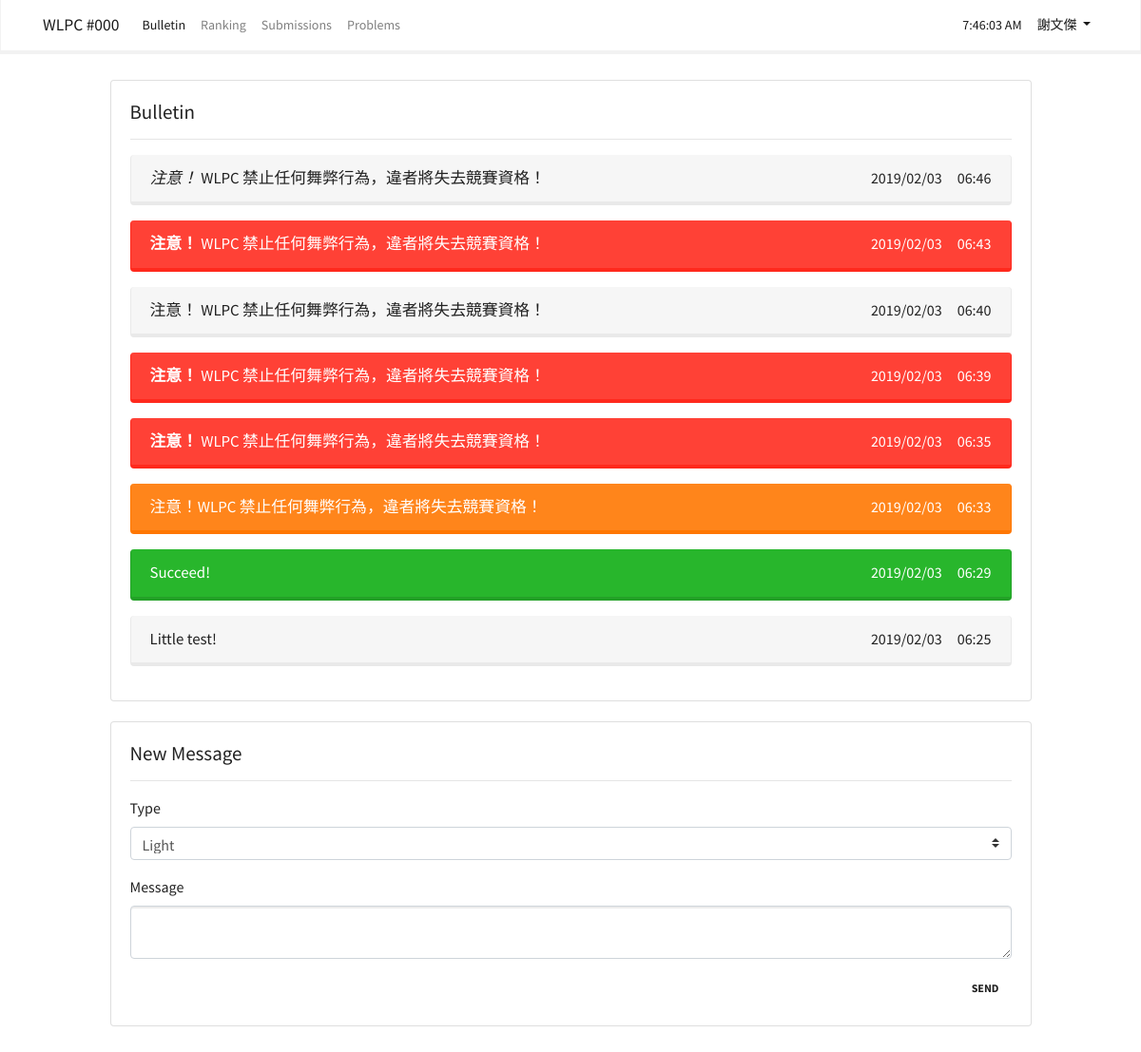
/bulletin (signed in), run on the app's committed database.
### app/models.py (models this page shows, shortened)
class User(UserMixin, db.Model):
    __tablename__ = 'users'
    id = db.Column(db.Integer, primary_key = True)
    email = db.Column(db.String(64), unique = True, index = True)
    username = db.Column(db.String(64), index = True)
    password_hash = db.Column(db.String(128))
    status = db.Column(db.Text)
    score = db.Column(db.Integer)
    @property
    def password(self):
        raise AttributeError('password is not a readable attribute')

class Message(db.Model):
    __tablename__ = 'messages'
    id = db.Column(db.Integer, primary_key = True)
    content = db.Column(db.Text(200))
    content_html = db.Column(db.Text)
    t = db.Column(db.String(20))
    create_time = db.Column(db.DateTime)

### app/main/views.py (the view, shortened to what this page needs)
@main.route('/bulletin', methods = ['GET', 'POST'])
def bulletin():
    form = MessgeForm()
    messages = Message.query.order_by(Message.create_time.desc()).all()
    return render_template('bulletin.html', current_time = datetime.utcnow(), form = form, messages = messages)

### app/main/forms.py (shortened to what this page needs)
class MessgeForm(FlaskForm):
    t = SelectField('Type', choices=[('light', 'Light'), ('primary', 'Primary'), ('success', 'Success'), ('warning', 'Warning'), ('danger', 'Danger')])
    content = TextAreaField('Message', validators=[DataRequired()])
    submit = SubmitField('Send')

### app/models.py (called while the page is built)
@login_manager.user_loader
def load_user(user_id):
    return User.query.get(int(user_id))

### app/templates/bulletin.html (shortened to what this page needs)
{% import "bootstrap/wtf.html" as wtf %}
{% extends "base.html" %}
{% block page_content %}
<div class="container" style="width: 90%">
    <div class="card">
        <div class="card-body">
            <h4 class="card-title">Bulletin</h4>
            <hr>
            {% for message in messages %}
            <div class="alert alert-{{ message.t }}">
                <span>{{ message.content_html | safe }}</span>
                <span class="float-right">{{ moment(message.create_time).format("YYYY/MM/DD　hh:mm") }}</span>
            </div>
            {% endfor %}
        </div>
    </div><br>
    {% if current_user.is_authenticated and current_user.id == 1 %}
    <div class="card">
        <div class="card-body">
            <h4 class="card-title">New Message</h4>
            <hr>
            <form method="POST">
                <div class="form-group">
                    {{ form.t.label }}{{ form.t(class = 'custom-select') }}
                </div>
                <div class="form-group">
                    {{ form.content.label }}{{ form.content(class = 'form-control') }}
                </div>
                {{ form.submit(class = 'btn float-right') }}
            </form>
        </div>
    </div><br>
    {% endif %}
</div>
{% endblock %}

### app/templates/base.html (shortened to what this page needs)
{% extends "bootstrap/base.html" %}
{% block styles %}
<link rel="stylesheet" href="{{ url_for('static', filename='bootstrap.css') }}">
{% endblock %}
{% block navbar %}
<nav class="navbar navbar-expand-lg navbar-light bg-light fixed-top">
    <div class="container">
        <a class="navbar-brand" href="/">{{ config['CONTEST'] }}</a>
        <div class="collapse navbar-collapse" id="navbarColor03">
            <ul class="navbar-nav mr-auto">
                <li class="nav-item {{ 'active' if request.path.startswith('/bulletin') }}">
                    <a class="nav-link" href="{{ url_for('main.bulletin') }}">Bulletin<span class="sr-only">(current)</span></a>
                </li>
                <li class="nav-item {{ 'active' if request.path.startswith('/ranking') }}">
                    <a class="nav-link" href="{{ url_for('main.ranking') }}">Ranking</a>
                </li>
                <li class="nav-item {{ 'active' if request.path.startswith('/submissions') }}">
                    <a class="nav-link" href="{{ url_for('submission.list') }}">Submissions</a>
                </li>
                <li class="nav-item {{ 'active' if request.path.startswith('/problems') }}">
                    <a class="nav-link" href="{{ url_for('problem.problems') }}">Problems</a>
                </li>
            </ul>
            <ul class="navbar-nav my-lg-0">
                <li class="nav-item active">
                    <a class="nav-link" id="time">{{ moment(current_time).format('LTS') }}</a>
                </li>
                <li class="nav-item dropdown active">
                    {% if current_user.is_authenticated %}
                    <a class="nav-link dropdown-toggle" data-toggle="dropdown" href="#" id="themes">{{
                        current_user.username }} </a>
                    {% endif %}
                </li>
            </ul>
        </div>
    </div>
</nav>
{% endblock %}
{% block content %}
<br>
<br>
<br>
<br>
<div class="container">
    {% block page_content %}{% endblock %}
</div><br><br>
{% endblock %}

### data on the page
User: username "謝文傑"
Message: content_html "注意！ WLPC 禁止任何舞弊行為，違者將失去競賽資格！", create_time "2019/02/03 06:46"
Message: content_html "注意！ WLPC 禁止任何舞弊行為，違者將失去競賽資格！", create_time "2019/02/03 06:43"
Message: content_html "注意！ WLPC 禁止任何舞弊行為，違者將失去競賽資格！", create_time "2019/02/03 06:40"
Message: content_html "注意！ WLPC 禁止任何舞弊行為，違者將失去競賽資格！", create_time "2019/02/03 06:39"
Message: content_html "注意！ WLPC 禁止任何舞弊行為，違者將失去競賽資格！", create_time "2019/02/03 06:35"
Message: content_html "注意！WLPC 禁止任何舞弊行為，違者將失去競賽資格！", create_time "2019/02/03 06:33"
Message: content_html "Succeed!", create_time "2019/02/03 06:29"
Message: content_html "Little test!", create_time "2019/02/03 06:25"

### other printed values
{{ config['CONTEST'] }} "WLPC #000"
